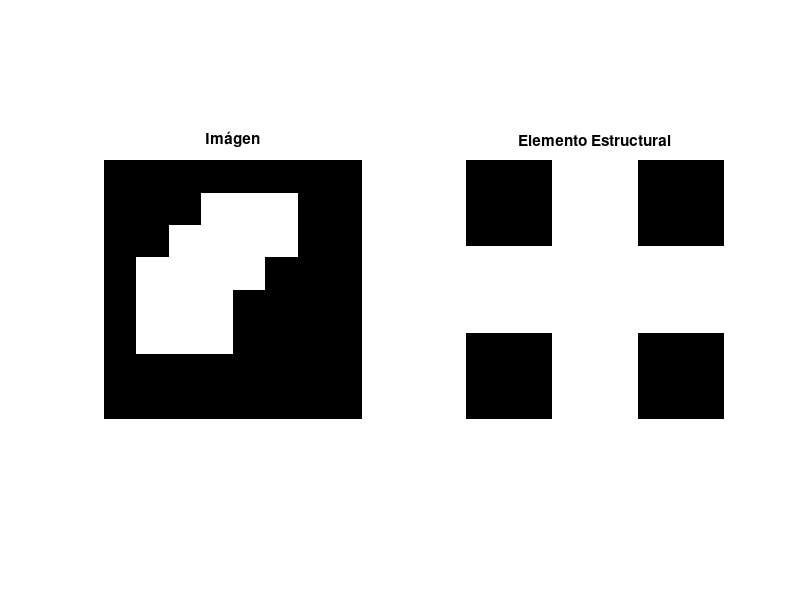
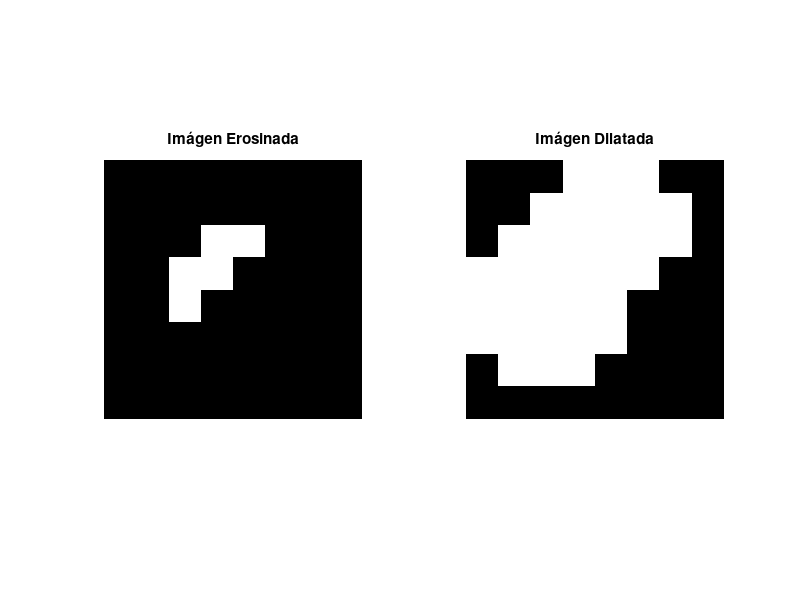

These charts were generated, in order, by the following MATLAB code:
I = logical(    [0 0 0 0 0 0 0 0;
                 0 0 0 1 1 1 0 0;
                 0 0 1 1 1 1 0 0;
                 0 1 1 1 1 0 0 0;
                 0 1 1 1 0 0 0 0;
                 0 1 1 1 0 0 0 0;
                 0 0 0 0 0 0 0 0;
                 0 0 0 0 0 0 0 0;
                                 ]);

EE = logical([0 1 0 ;
      1 1 1 ; 
      0 1 0]);

IE = imerode(I,EE);
ID = imdilate(I,EE);


figure(1)

subplot(1,2,1)
imshow(I,"InitialMagnification",'fit')
title('Imágen')

subplot(1,2,2)
imshow(EE)
title('Elemento Estructural')


figure(2)
subplot(1,2,1)
imshow(IE,'InitialMagnification','fit')
title('Imágen Erosinada')

subplot(1,2,2)
imshow(ID,'InitialMagnification','fit')
title('Imágen Dilatada')

